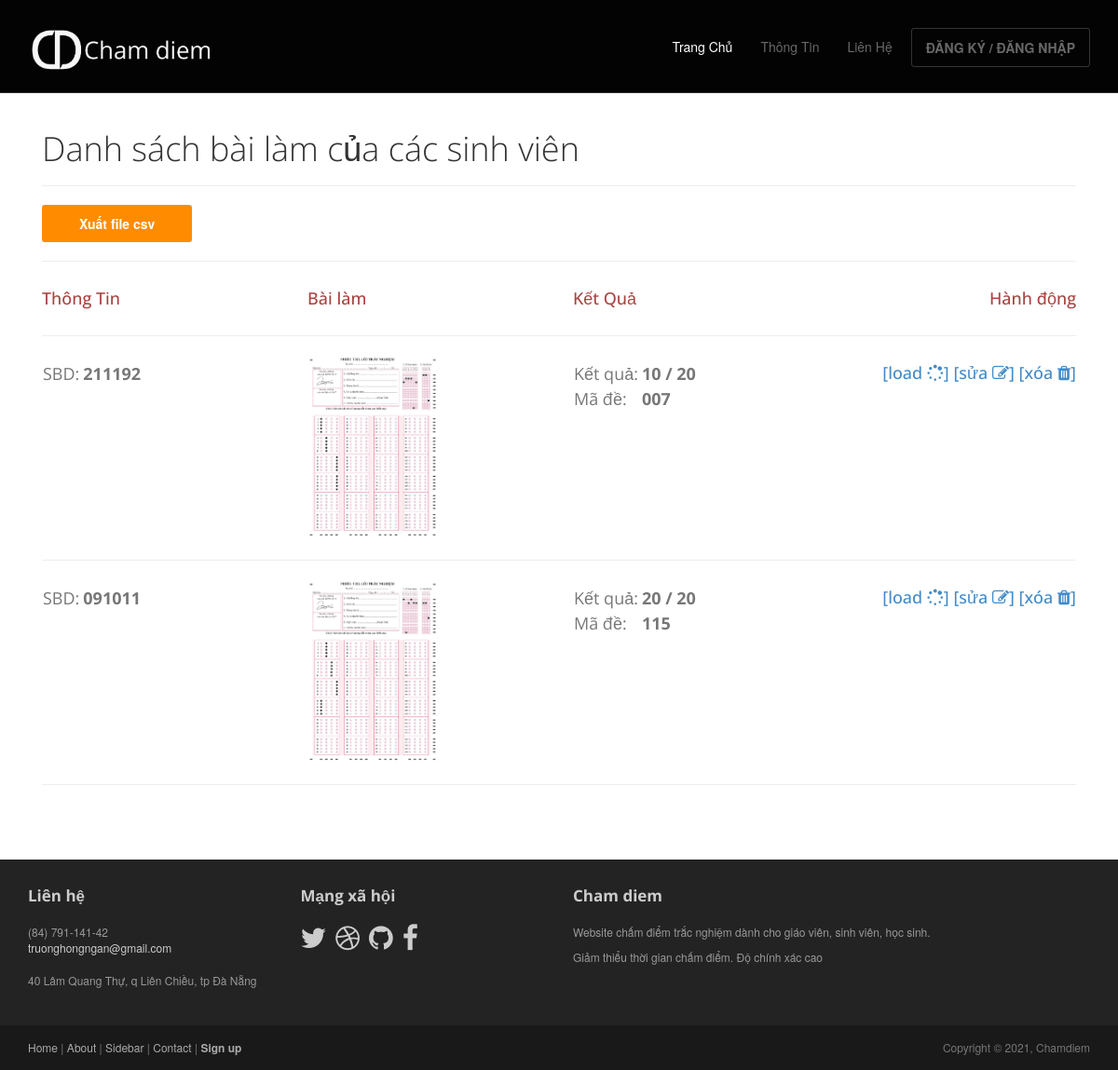
The app's page /danhsachbaithi/28/chitietbailam with its own data.
### quanlybaithi/models.py (models this page shows, shortened)
class Bailam(models.Model):
    id = models.AutoField(primary_key=True)
    hoten = models.CharField(max_length=155)
    bai = models.ImageField(upload_to='uploads/', blank=True, null=True)
    diem = models.IntegerField(default=0)
    sbd = models.CharField(max_length=15, null=True)
    made = models.CharField(max_length=15, null=True)
    baithi = models.ForeignKey(Baithi, on_delete=models.CASCADE)

class Baithi(models.Model):
    id = models.AutoField(primary_key=True)
    ten = models.CharField(max_length=155)
    thoigian = models.DateTimeField(default=timezone.now())
    created_by = models.ForeignKey(User, on_delete=models.CASCADE)
    ketqua = models.ImageField(upload_to='uploads/', blank=True, null=True)
    socau = models.IntegerField(default=0)

### quanlybaithi/views.py (the view)
# urls.py: path('danhsachbaithi/<int:id>/chitietbailam', views.chitietbailam, name='chitietbailam'),
def chitietbailam(request, id):
    baithi = Baithi.objects.get(id=id)
    bailams = Bailam.objects.filter(baithi=baithi)
    return render(request, 'quanlybaithi/chitietbailam.html', {'bailams': bailams})

### quanlybaithi/templates/quanlybaithi/chitietbailam.html (shortened to what this page needs)
{% extends 'core/base.html' %}
{% block content %}
<div class='container'>
<article class="col-sm-12 maincontent">
    <header class="page-header">
        <h1 class="page-title">Danh sách bài làm của các sinh viên</h1>
    </header>
    <div class='row'>
        <div class='col-sm-3'>
            {% if bailams.0 %}
            <div class="btn" style="background-color:darkorange">
                <a href="{% url 'xuatfile' bailams.0.baithi.id %}" style='color: white'>Xuất file csv</a>
            </div>
            {% endif %}
        </div>
    </div>
    <hr>
    <div class='row'>
        <div class='col-sm-3'>
            <h4 class='text-danger'>Thông Tin</h4>
        </div>
        <div class='col-sm-3'>
            <h4 class='text-danger'>Bài làm</h4>
        </div>
        <div class='col-sm-3'>
            <h4 class='text-danger'>Kết Quả</h4>
        </div>
        <div class='col-sm-3'>
            <h4 style="text-align: right;" class='text-danger'>Hành động</h4>
        </div>
    </div>
    <hr>
        {% for bailam in bailams %}
        <div class='row'>
            <div class='col-sm-3'>
                <h4>
                    <table>
                        <tr>
                            <td><label style='font-weight: normal'>SBD:</label><td>
                            <td><label> {{ bailam.sbd }}</label> </td>
                        </tr>
                    </table>
                </h4>
            </div>
            <div class='col-sm-3'>
                {% if bailam.bai %}
                    <img src="{{ bailam.bai.url }}" height="200">
                {% endif %}
            </div>
            <div class='col-sm-3'>
                <h4>
                    <table>
                        <tr>
                            <td><label style='font-weight: normal'>Kết quả:</label><td>
                            <td><label> {{ bailam.diem }} / {{ bailam.baithi.socau }}</label> </td>
                        </tr>
                        <tr>
                            <td><label style='font-weight: normal'>Mã đề:</label><td>
                            <td><label> {{ bailam.made }} </label> </td>
                        </tr>
                    </table>
                </h4>
            </div>
            <div class='col-sm-3'>
                <h4 style="text-align: right;">
                    <a href="{% url 'chamdiem' bailam.baithi.id bailam.id %}">[load <i class='fa fa-spinner'></i>]</a>
                    <a href="{% url 'suabailam' bailam.id %}">[sửa <i class='fa fa-edit'></i>]</a>
                    <a href="{% url 'xoabailam' bailam.id %}">[xóa <i class='fa fa-trash'></i>]</a>
                </h4>
            </div>
        </div>
        <hr>
        {% endfor %}
</article>
</div>
{% endblock%}

### core/static/core/styles/main.css (style rules this page uses)
h1, h2, h3, h4, h5, h6 { font-family:"Open sans", Helvetica, Arial; }
h1, .h1, h2, .h2, h3, .h3 { margin-top:30px; }
label { color: #777; }
.page-title { margin-top:20px; font-weight:300; }
img { max-width:100%; }

### core/static/core/styles/custom.css (style rules this page uses)
.container article { min-height: 410px; }

### records on screen
Bailam: sbd "211192", bai (picture), diem "10", baithi.socau "20", made "007"
Bailam: sbd "091011", bai (picture), diem "20", baithi.socau "20", made "115"
